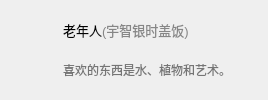
                       <widget class="QWidget" name="widget_39" native="true">
                        <property name="styleSheet">
                         <string notr="true">QWidget#widget_39{
	max-height:60px;
	min-height:60px;
}
QWidget#widget_39:hover{
	background-color: rgb(242, 242, 242);
}</string>
                        </property>
                        <layout class="QHBoxLayout" name="horizontalLayout_34" stretch="0,1,0">
                         <property name="spacing">
                          <number>9</number>
                         </property>
                         <property name="leftMargin">
                          <number>14</number>
                         </property>
                         <property name="topMargin">
                          <number>10</number>
                         </property>
                         <property name="rightMargin">
                          <number>8</number>
                         </property>
                         <property name="bottomMargin">
                          <number>10</number>
                         </property>
                         <item>
                          <widget class="QPushButton" name="pushButton_64">
                           <property name="styleSheet">
                            <string notr="true">QPushButton{
	min-height:40px;
	min-width:40px;
	max-height:40px;
	max-width:40px;
	border-radius:20px;
}</string>
                           </property>
                           <property name="text">
                            <string/>
                           </property>
                           <property name="icon">
                            <iconset resource="resource/resources.qrc">
                             <normaloff>:/image/image/QQ图片20230507155830.png</normaloff>:/image/image/QQ图片20230507155830.png</iconset>
                           </property>
                           <property name="iconSize">
                            <size>
                             <width>40</width>
                             <height>40</height>
                            </size>
                           </property>
                          </widget>
                         </item>
                         <item>
                          <layout class="QVBoxLayout" name="verticalLayout_61">
                           <property name="spacing">
                            <number>0</number>
                           </property>
                           <property name="sizeConstraint">
                            <enum>QLayout::SetDefaultConstraint</enum>
                           </property>
                           <property name="leftMargin">
                            <number>0</number>
                           </property>
                           <property name="rightMargin">
                            <number>0</number>
                           </property>
                           <item>
                            <widget class="QLabel" name="label_95">
                             <property name="styleSheet">
                              <string notr="true">QLabel{
	font-size:13px;
}</string>
                             </property>
                             <property name="text">
                              <string>&lt;html&gt;&lt;head/&gt;&lt;body&gt;&lt;p&gt;&lt;span style=&quot; font-size:10pt;&quot;&gt;老年人&lt;/span&gt;&lt;span style=&quot; font-size:10pt; color:#868686;&quot;&gt;(宇智银时盖饭)&lt;/span&gt;&lt;/p&gt;&lt;/body&gt;&lt;/html&gt;</string>
                             </property>
                            </widget>
                           </item>
                           <item>
                            <widget class="QLabel" name="label_96">
                             <property name="styleSheet">
                              <string notr="true">QLabel{
	color: rgb(117, 117, 117);
}</string>
                             </property>
                             <property name="text">
                              <string>喜欢的东西是水、植物和艺术。</string>
                             </property>
                            </widget>
                           </item>
                          </layout>
                         </item>
                         <item>
                          <layout class="QVBoxLayout" name="verticalLayout_62">
                           <item>
                            <widget class="QPushButton" name="pushButton_65">
                             <property name="sizePolicy">
                              <sizepolicy hsizetype="Preferred" vsizetype="Fixed">
                               <horstretch>0</horstretch>
                               <verstretch>0</verstretch>
                              </sizepolicy>
                             </property>
                             <property name="styleSheet">
                              <string notr="true">QPushButton{
	height:20px;
	width:20px;
	border:none;
	image: url(:/icon/icon/视频摄像机灰.svg);
}
QPushButton:hover{
	image: url(:/icon/icon/视频摄像机黑.svg);
}</string>
                             </property>
                             <property name="text">
                              <string/>
                             </property>
                             <property name="icon">
                              <iconset>
                               <normaloff>:/icon/icon/视频摄像机.svg</normaloff>:/icon/icon/视频摄像机.svg</iconset>
                             </property>
                             <property name="iconSize">
                              <size>
                               <width>20</width>
                               <height>20</height>
                              </size>
                             </property>
                            </widget>
                           </item>
                          </layout>
                         </item>
                        </layout>
                       </widget>
